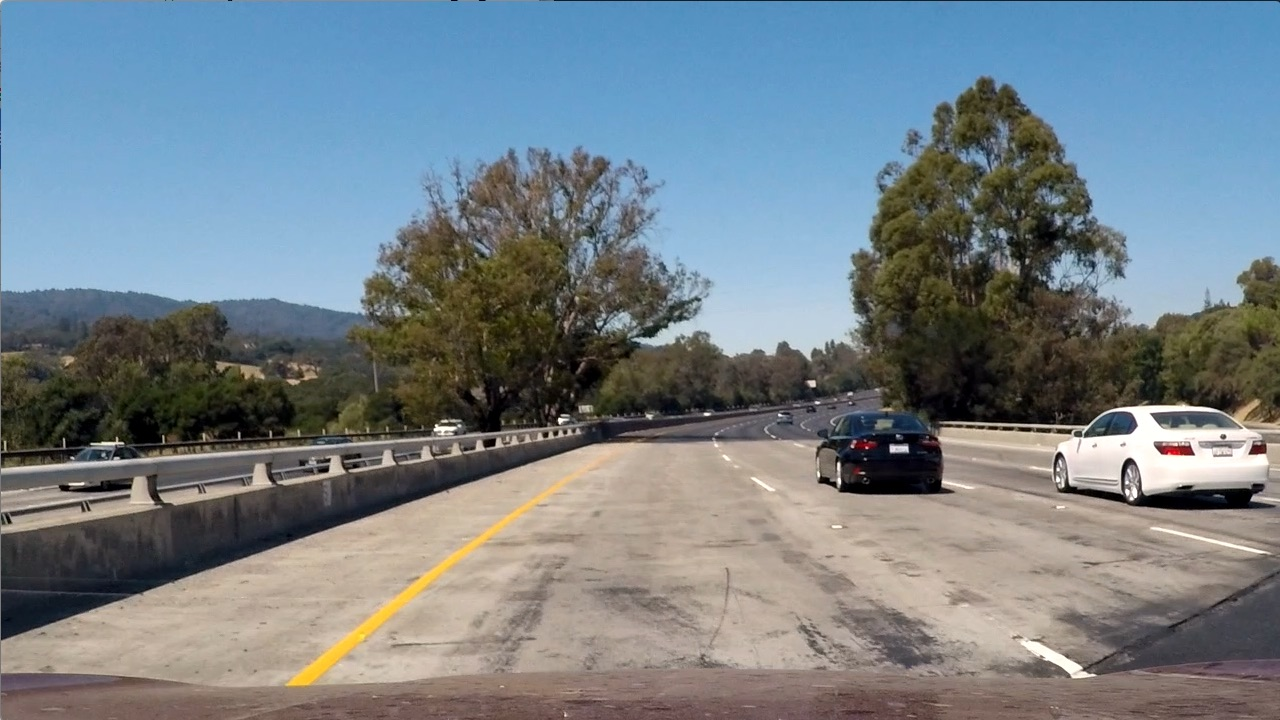
#> input picture Assignment5-Vehicle_Detection/test_images/test1.png, 1280 x 720 px, given as the content of the folder ./Vehicle, which was not available
$ jupyter execute --allow-errors Untitled.ipynb   (shell and % lines are left out)   (older library calls are emulated)
#> lines starting #> are read from the running program, lines starting #| are printed output that depends on the picture; pictures that were not available may be replaced by others from this repository, and a replacement may not be noted
### Assignment5-Vehicle_Detection/LessonFunctions.py
import cv2
import glob
import matplotlib.pyplot as plt
import matplotlib.image as mpimg
import numpy as np
import os
import pickle
from sklearn.model_selection import train_test_split
from sklearn.preprocessing import StandardScaler
from skimage.feature import hog
from scipy.ndimage.measurements import label
class LF:

    frame_tracking = 0
    single_frame_boxes = [] # Box list for a single frame
    frame_seq_boxes = [] # boxes from previous 'n' frames
    y_start = [450, 400, 400, 380]
    y_stop = [642, 592, 560, 508]
    img_scale = [2.5, 2, 1.5, 1]
    def read_image(img):

        image = cv2.imread(img)
        return cv2.cvtColor(image, cv2.COLOR_BGR2RGB)


    def imageCc(img, color_space='RGB'):

        if color_space != 'RGB':
            if color_space == 'HSV':
                feature_image = cv2.cvtColor(img, cv2.COLOR_RGB2HSV)
            elif color_space == 'LUV':
                feature_image = cv2.cvtColor(img, cv2.COLOR_RGB2LUV)
            elif color_space == 'HLS':
                feature_image = cv2.cvtColor(img, cv2.COLOR_RGB2HLS)
            elif color_space == 'YUV':
                feature_image = cv2.cvtColor(img, cv2.COLOR_RGB2YUV)
            elif color_space == 'YCrCb':
                feature_image = cv2.cvtColor(img, cv2.COLOR_RGB2YCrCb)
        else: feature_image = np.copy(img)

        # Return the converted image
        return feature_image


    # [41 lines left out: functions c_2RGB, convert_color, draw_boxes, not called in this run]


    def color_hist(img, nbins=32, bins_range=(0, 255)):
        channel1_hist = []
        channel2_hist = []
        channel3_hist = []
        #print('img shape')
        #print(img.shape)
        # Compute the histogram of the RGB channels separately
        channel1_hist = np.histogram(img[:,:,0], bins=nbins, range=bins_range)[0]
        channel2_hist = np.histogram(img[:,:,1], bins=nbins, range=bins_range)[0]
        channel3_hist = np.histogram(img[:,:,2], bins=nbins, range=bins_range)[0]
        #print('ch shape')
        #print(channel1_hist.shape)
        # Stack the histograms into a single feature vector
        hist_features = np.hstack((channel1_hist, channel2_hist, channel3_hist))
        #print('hist feature shape')
        #print(hist_features.shape)
        # Return the individual histograms, bin_centers and feature vector
        return hist_features


    def bin_spatial(image, size=(16, 16)):

        features = cv2.resize(image, size).ravel()
        return features


    def get_hog_features(img, orient, pix_per_cell, cell_per_block, vis=False, feature_vec=True):

        if vis == True:
            features, hog_image = hog(img,
                                      orientations=orient,
                                      pixels_per_cell=(pix_per_cell, pix_per_cell),
                                      cells_per_block=(cell_per_block, cell_per_block),
                                      block_norm = 'L2-Hys',
                                      transform_sqrt=True,
                                      visualise=vis,
                                      feature_vector=feature_vec)
            return features, hog_image
        else:
            features = hog(img,
                           orientations=orient,
                           pixels_per_cell=(pix_per_cell, pix_per_cell),
                           cells_per_block=(cell_per_block, cell_per_block),
                           block_norm = 'L2-Hys',
                           transform_sqrt=True,
                           visualise=vis,
                           feature_vector=feature_vec)
            return features

    def combFeatures(feature_image, color_space, spatial_feat, hist_feat, hog_feat, hist_bins, orient,
                          pix_per_cell, cell_per_block, hog_channel, spatial_size):

        # list to hold the image features
        file_features = []

        # Get the spatial features
        if spatial_feat == True:
            spatial_features = LF.bin_spatial(feature_image, size=spatial_size)
            file_features.append(spatial_features)

        # Get the histogram features
        if hist_feat == True:
            hist_features = LF.color_hist(feature_image)
            file_features.append(hist_features)

        # Get the hog features
        if hog_feat == True:
            if hog_channel == 'ALL':
                hog_features = []
                hog_feat1 = LF.get_hog_features(feature_image[:,:,0],
                                                 orient, pix_per_cell, cell_per_block,
                                                 vis=False, feature_vec=True)
                hog_feat2 = LF.get_hog_features(feature_image[:,:,1],
                                                 orient, pix_per_cell, cell_per_block,
                                                 vis=False, feature_vec=True)
                hog_feat3 = LF.get_hog_features(feature_image[:,:,2],
                                                 orient, pix_per_cell, cell_per_block,
                                                 vis=False, feature_vec=True)
                hog_features = np.hstack((hog_feat1, hog_feat2, hog_feat3))
            else:
                feature_image = LF.imageCc(feature_image, color_space=color_space)
                feature_image = cv2.cvtColor(feature_image, cv2.COLOR_RGB2GRAY)
                hog_features = LF.get_hog_features(feature_image[:,:], orient,
                                                    pix_per_cell, cell_per_block, vis=False,
                                                    feature_vec=True)
            file_features.append(hog_features)

        # Return the features as a list
        return file_features


    def extract_features(imgs, color_space='RGB', spatial_size=(32, 32),
                         hist_bins=32, orient=9,
                         pix_per_cell=8, cell_per_block=2, hog_channel='ALL',
                         spatial_feat=True, hist_feat=True, hog_feat=True):

        # Create a list to append feature vectors to
        features = []
        # Iterate through the list of images
        for file in imgs:
            file_features = []
            # Read in each one by one
            image = LF.read_image(file)

            if color_space != 'RGB':
                if color_space == 'HSV':
                    feature_image = cv2.cvtColor(image, cv2.COLOR_RGB2HSV)
                elif color_space == 'LUV':
                    feature_image = cv2.cvtColor(image, cv2.COLOR_RGB2LUV)
                elif color_space == 'HLS':
                    feature_image = cv2.cvtColor(image, cv2.COLOR_RGB2HLS)
                elif color_space == 'YUV':
                    feature_image = cv2.cvtColor(image, cv2.COLOR_RGB2YUV)
                elif color_space == 'YCrCb':
                    feature_image = cv2.cvtColor(image, cv2.COLOR_RGB2YCrCb)
            else:

                feature_image = np.copy(image)

            # Get the image features and append them to the list
            file_features = LF.combFeatures(feature_image, color_space, spatial_feat, hist_feat,
                                                  hog_feat,hist_bins, orient, pix_per_cell,
                                                  cell_per_block, hog_channel, spatial_size)
            features.append(np.concatenate(file_features))

        # Return the features as a list
        return features


    def find_cars(img, ystart, ystop, scale, svc, X_scaler, hog_channel,
                  orient, pix_per_cell, cell_per_block, spatial_size, hist_bins,
                  xstart=0, xstop=1280, color_space='RGB'):

        draw_img = np.copy(img)
        box_list = []

        # Crop the image to the prefered search area
        img_tosearch = img[ystart:ystop,xstart:xstop,:]
        # ctrans_tosearch = LF.c_2RGB(img_tosearch, color_space)
        ctrans_tosearch = LF.imageCc(img_tosearch, color_space=color_space)

        if scale != 1:
            imshape = ctrans_tosearch.shape
            ctrans_tosearch = cv2.resize(ctrans_tosearch, (np.int(imshape[1]/scale), np.int(imshape[0]/scale)))

        # Get the hog channel depending on selection
        if hog_channel == 0 or hog_channel == 'ALL':
            ch1 = ctrans_tosearch[:,:,0]
        if hog_channel == 1 or hog_channel == 'ALL':
            ch2 = ctrans_tosearch[:,:,1]
        if hog_channel == 2 or hog_channel == 'ALL':
            ch3 = ctrans_tosearch[:,:,2]

        # Define blocks and steps as above
        nxblocks = (ch1.shape[1] // pix_per_cell) - cell_per_block + 1
        nyblocks = (ch1.shape[0] // pix_per_cell) - cell_per_block + 1
        nfeat_per_block = orient*cell_per_block**2

        # 64 was the orginal sampling rate, with 8 cells and 8 pix per cell
        window = 64
        nblocks_per_window = (window // pix_per_cell) - cell_per_block + 1
        cells_per_step = 4  # Instead of overlap, define how many cells to step
        nxsteps = (nxblocks - nblocks_per_window) // cells_per_step
        nysteps = (nyblocks - nblocks_per_window) // cells_per_step

        # Compute individual channel HOG features for the entire image and for the selected channel(s)
        if hog_channel == 0 or hog_channel == 'ALL':
            hog1 = LF.get_hog_features(ch1, orient, pix_per_cell, cell_per_block, feature_vec=False)
        if hog_channel == 1 or hog_channel == 'ALL':
            hog2 = LF.get_hog_features(ch2, orient, pix_per_cell, cell_per_block, feature_vec=False)
        if hog_channel == 2 or hog_channel == 'ALL':
            hog3 = LF.get_hog_features(ch3, orient, pix_per_cell, cell_per_block, feature_vec=False)

        for xb in range(nxsteps):
            for yb in range(nysteps):
                ypos = yb*cells_per_step
                xpos = xb*cells_per_step

                # Extract HOG for this patch
                if hog_channel == 0 or hog_channel == 'ALL':
                    hog_feat1 = hog1[ypos:ypos+nblocks_per_window, xpos:xpos+nblocks_per_window].ravel()
                    hog_single_channel = hog_feat1
                if hog_channel == 1 or hog_channel == 'ALL':
                    hog_feat2 = hog2[ypos:ypos+nblocks_per_window, xpos:xpos+nblocks_per_window].ravel()
                    hog_single_channel = hog_feat2
                if hog_channel == 2 or hog_channel == 'ALL':
                    hog_feat3 = hog3[ypos:ypos+nblocks_per_window, xpos:xpos+nblocks_per_window].ravel()
                    hog_single_channel = hog_feat3

                # Get the single channel or multi-channel hog features
                if hog_channel == 'ALL':
                    hog_features = np.hstack((hog_feat1, hog_feat2, hog_feat3))
                else:
                    hog_features = hog_single_channel

                xleft = xpos*pix_per_cell
                ytop = ypos*pix_per_cell

                # Extract the image patch
                subimg = cv2.resize(ctrans_tosearch[ytop:ytop+window, xleft:xleft+window], (64,64))
                #print(subimg.shape)
                # Get color features
                spatial_features = LF.bin_spatial(subimg, size=spatial_size)
                hist_features = LF.color_hist(subimg, nbins=hist_bins)

                # Scale features and make a prediction
                test_features = X_scaler.transform(np.hstack((spatial_features, hist_features, hog_features)).reshape(1, -1))
                test_prediction = svc.predict(test_features)

                if test_prediction == 1:
                    xbox_left = np.int(xleft*scale)+xstart
                    ytop_draw = np.int(ytop*scale)
                    win_draw = np.int(window*scale)

                    # Draw the box on the image
                    cv2.rectangle(draw_img,(xbox_left, ytop_draw+ystart),(xbox_left+win_draw,ytop_draw+win_draw+ystart),(255,0,0), 4)

                    # Extract the bbox coordinates
                    box = (xbox_left, ytop_draw+ystart),(xbox_left+win_draw,ytop_draw+win_draw+ystart)
                    box_list.append(box)

        # Return the image with the vehicle detection overlay
        return draw_img, box_list

    ## from lectures
    # [37 lines left out: functions apply_threshold, add_heat, draw_labeled_bboxes, not called in this run]


    ## single image vehicle detection
    def process_image_VD(svc, X_scaler):

        spatial_size = (32,32)
        histbin = 32
        cell_per_block = 2
        pixels_per_cel = 8
        orient = 9
        color_space = 'HLS'
        for img in glob.glob('./test_images/test*.png'):
            image = LF.read_image(img)

            # Create an empty heat map to draw on
            heat = np.zeros_like(image[:,:,0]).astype(np.float)

            # Get the box list from using the hog sub sampling technique
            out_img, range_3_box_list = LF.find_cars(image,
                                                 LF.y_start[3],
                                                 LF.y_stop[3],
                                                 LF.img_scale[3],
                                                 svc, X_scaler,
                                                 'ALL',
                                                 orient,
                                                 pixels_per_cel,
                                                 cell_per_block,
                                                 spatial_size,
                                                 histbin,
                                                color_space=color_space)

            out_img, range_2_box_list = LF.find_cars(image,
                                                 LF.y_start[2],
                                                 LF.y_stop[2],
                                                 LF.img_scale[2],
                                                 svc, X_scaler,
                                                 'ALL',
                                                 orient,
                                                 pixels_per_cel,
                                                 cell_per_block,
                                                 spatial_size,
                                                 histbin,
                                                color_space=color_space)

            out_img, range_1_box_list = LF.find_cars(image,
                                                  LF.y_start[1],
                                                  LF.y_stop[1],
                                                  LF.img_scale[1],
                                                  svc, X_scaler,
                                                  'ALL',
                                                  orient,
                                                  pixels_per_cel,
                                                  cell_per_block,
                                                  spatial_size,
                                                  histbin,
                                                 color_space=color_space)

            out_img, range_0_box_list = LF.find_cars(image,
                                                     LF.y_start[0],
                                                     LF.y_stop[0],
                                                     LF.img_scale[0],
                                                     svc, X_scaler,
                                                     'ALL',
                                                     orient,
                                                     pixels_per_cel,
                                                     cell_per_block,
                                                     spatial_size,
                                                     histbin,
                                                     color_space=color_space)

            # combine box list from all ranges
            box_list = range_3_box_list + range_2_box_list + range_1_box_list

            # Add heat to each box in box list
            heat = LF.add_heat(heat, box_list)

            # Apply threshold to help remove false positives
            heat = LF.apply_threshold(heat, 2)

            # Visualize the heatmap when displaying
            heatmap = np.clip(heat, 0, 255)

            # Find final boxes from heatmap using label function
            labels = label(heatmap)
            draw_img = LF.draw_labeled_bboxes(np.copy(image), labels)

            # Display the results
            fig = plt.figure()
            plt.subplot(121)
            plt.imshow(draw_img)
            plt.title('Car Positions')
            plt.subplot(122)
            plt.imshow(heatmap, cmap='hot')
            plt.title('Heat Map')
            fig.tight_layout()
            plt.show()


    # [119 lines left out: function process_video_VD, not called in this run]

### Assignment5-Vehicle_Detection/Untitled.ipynb
[cell 1]
import matplotlib.image as mpimg
import matplotlib.pyplot as plt
import numpy as np
import pickle
import cv2
import glob
from LessonFunctions import *
import pickle

[cell 2]
spatial = 32
histbin = 32
ystart = 400
ystop = 650
scale = 1
spatial_size = (spatial, spatial)
cell_per_block = 2
pixels_per_cel = 8
orient = 9
hog_channel = 'ALL'
colorspace = 'HLS'

[cell 3]
# Read in car and non-car images
car_images = glob.glob('./Vehicle/*.png')
cars = []
notcars = []
for image in car_images:
    cars.append(image)

non_car_images = glob.glob('./NonVehicle/*.png')
for image in non_car_images:
    notcars.append(image)

[cell 4]
print(len(image))
print(len(cars))
print(len(notcars))

[cell 5]
# (imgs, color_space='RGB', spatial_size=(32, 32),
#                          hist_bins=32, orient=9,
#                          pix_per_cell=8, cell_per_block=2, hog_channel=0,
#                          spatial_feat=True, hist_feat=True, hog_feat=True):
car_features = LF.extract_features(cars, color_space=colorspace, spatial_size=(spatial, spatial),
                        hist_bins=histbin)
#> in read_image, image is the input picture: shape (720, 1280, 3); mean B, G, R 135.5, 128.7, 117.5
#> in bin_spatial, `features = cv2.resize(image, size).ravel()`: features = 3072 values, max 255 at index 1748, min 0 at index 1833, mean 87.44
#> in combFeatures, `spatial_features = LF.bin_spatial(feature_image, size=spatial_size)`: spatial_features has the same summary as features in bin_spatial
#> in color_hist, `channel1_hist = np.histogram(img[:,:,0], bins=nbins, range=bins_range)..`: channel1_hist = 32 values, max 225185 at index 1, min 0 at index 23, mean 28800
#> in color_hist, `channel2_hist = np.histogram(img[:,:,1], bins=nbins, range=bins_range)..`: channel2_hist = 32 values, max 93173 at index 19, min 929 at index 28, mean 28800
#> in color_hist, `channel3_hist = np.histogram(img[:,:,2], bins=nbins, range=bins_range)..`: channel3_hist = 32 values, max 178794 at index 15, min 581 at index 29, mean 28800
#> in color_hist, `hist_features = np.hstack((channel1_hist, channel2_hist, channel3_hist))`: hist_features = 96 values, max 225185 at index 1, min 0 at index 23, mean 28800
#> call 2 of get_hog_features, with orient = 9, pix_per_cell = 8, cell_per_block = 2, vis = False, feature_vec = True
#> in get_hog_features (call 2), `features = hog(img, orientations=orient, pixels_per_cell=(pix_per_cell..`:
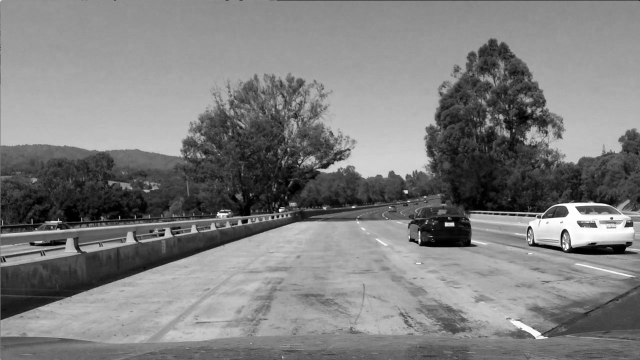
#> img: shape (720, 1280) (shown at 1/2 size); min 0, max 255, mean 126.7
#> call 3 of get_hog_features, with orient = 9, pix_per_cell = 8, cell_per_block = 2, vis = False, feature_vec = True
#> in get_hog_features (call 3), `features = hog(img, orientations=orient, pixels_per_cell=(pix_per_cell..`:
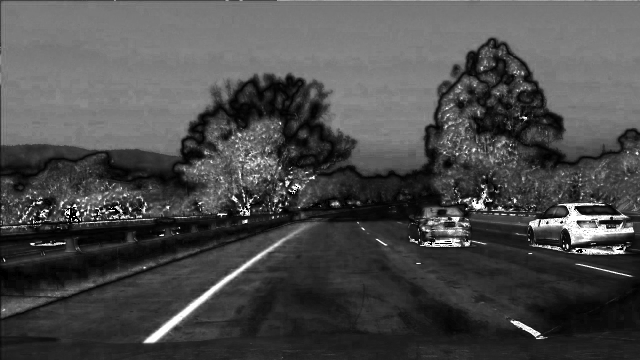
#> img: shape (720, 1280) (shown at 1/2 size); min 0, max 255, mean 74.4
#> in extract_features, `file_features = LF.combFeatures(feature_image, color_space, spatial_fe..`: file_features = 3 items
#> car_features = 1 item
notcar_features = LF.extract_features(notcars, color_space=colorspace, spatial_size=(spatial, spatial),
                        hist_bins=histbin)
#> notcar_features = 1 item

[cell 6]
import time
from sklearn.svm import LinearSVC
from sklearn.preprocessing import StandardScaler
from sklearn.cross_validation import train_test_split
# Create an array stack of feature vectors
X = np.vstack((car_features, notcar_features)).astype(np.float64)
# Fit a per-column scaler
X_scaler = StandardScaler().fit(X)
# Apply the scaler to X
scaled_X = X_scaler.transform(X)

# Define the labels vector
y = np.hstack((np.ones(len(car_features)), np.zeros(len(notcar_features))))
#> y = [1, 0]

# Split up data into randomized training and test sets
rand_state = np.random.randint(0, 100)
X_train, X_test, y_train, y_test = train_test_split(
    scaled_X, y, test_size=0.2, random_state=rand_state)
#> y_train = [1]; y_test = [0]

[cell 7]
print('Using spatial binning of:',spatial,
    'and', 'histogram bins of:', histbin)
print('Feature vector length:', len(X_train[0]))
#| Feature vector length: 1531476
#> (reads Assignment5-Vehicle_Detection/classifier.pkl from the repository)
# Use a linear SVC
svc = LinearSVC()
# Check the training time for the SVC
t=time.time()
#> (the rest of this cell did not finish here and is left out)

#> (a cell that did not finish here is left out)

[cell 9]
# windows = slide_window(img, x_start_stop=(None, None), y_start_stop=(None, None), xy_window=(128, 128), xy_overlap=(0.5, 0.5))

# window_img = draw_boxes(img, windows, color=(0, 0, 255), thick=6)
# %matplotlib inline
# plt.imshow(window_img)

#> (a cell that did not finish here is left out)

#> (a cell that did not finish here is left out)

#> in find_cars, `ch1 = ctrans_tosearch[:,:,0]`:
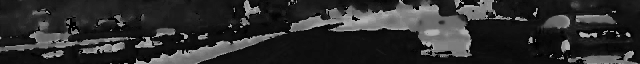
#> ch1: shape (128, 1280) (shown at 1/2 size); min 0, max 180, mean 44.8
#> in find_cars, `ch2 = ctrans_tosearch[:,:,1]`:
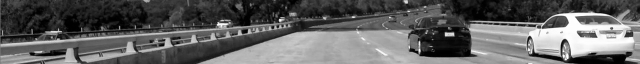
#> ch2: shape (128, 1280) (shown at 1/2 size); min 0, max 255, mean 95.8
#> in find_cars, `ch3 = ctrans_tosearch[:,:,2]`:
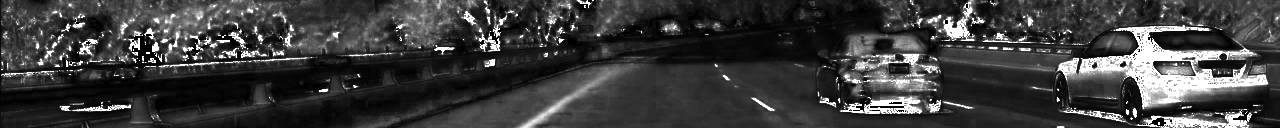
#> ch3: shape (128, 1280); min 0, max 255, mean 60.3
#> after the loop in find_cars, `for xb in range(nxsteps):`: box_list = []

[cell 12]
# Import everything needed to edit/save/watch video clips
from moviepy.editor import VideoFileClip
from IPython.display import HTML

white_output = 'C:\\Users\\nxa04630\\Desktop\\project_video_output.mp4'
## To speed up the testing process you may want to try your pipeline on a shorter subclip of the video
## To do so add .subclip(start_second,end_second) to the end of the line below
## Where start_second and end_second are integer values representing the start and end of the subclip
## You may also uncomment the following line for a subclip of the first 5 seconds
##clip1 = VideoFileClip("test_videos/solidWhiteRight.mp4").subclip(0,5)
#> (the rest of this cell did not finish here and is left out)
